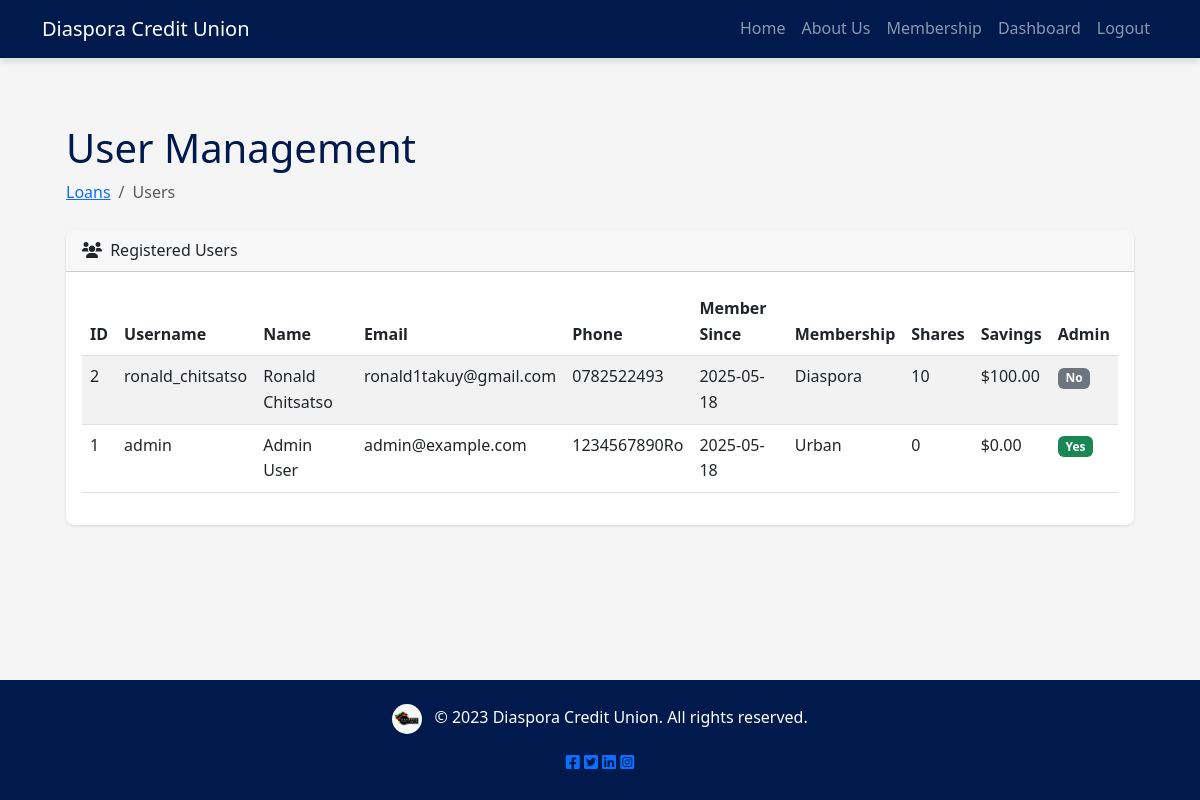
The app's page /admin/users (signed in) with its own data.
### models.py (models this page shows)
class User(db.Model, UserMixin):
    id = db.Column(db.Integer, primary_key=True)
    username = db.Column(db.String(50), unique=True, nullable=False)  # Required
    first_name = db.Column(db.String(50), nullable=False)
    last_name = db.Column(db.String(50), nullable=False)
    email = db.Column(db.String(100), unique=True, nullable=False)
    phone = db.Column(db.String(20), nullable=False)
    password = db.Column(db.String(128), nullable=False)
    membership_type = db.Column(db.String(50), nullable=False)
    member_since = db.Column(db.DateTime, default=datetime.utcnow)
    is_admin = db.Column(db.Boolean, default=False)
    shares = db.Column(db.Integer, default=0)
    monthly_deposit = db.Column(db.Float, default=0.0)
    savings_balance = db.Column(db.Float, default=0.0)

### app.py (the view)
@app.route('/admin/users')
@login_required
def admin_users():
    if not current_user.is_admin:
        abort(403)  # Forbidden if not admin
    users = User.query.order_by(User.member_since.desc()).all()
    return render_template('admin/users.html', users=users)

### app.py (called while the page is built)
@login_manager.user_loader
def load_user(user_id):
    return User.query.get(int(user_id))

### templates/admin/users.html (shortened to what this page needs)
{% extends "base.html" %}
{% block content %}
<div class="container-fluid px-4">
    <h1 class="mt-4">User Management</h1>
    <ol class="breadcrumb mb-4">
        <li class="breadcrumb-item"><a href="{{ url_for('admin_loans') }}">Loans</a></li>
        <li class="breadcrumb-item active">Users</li>
    </ol>
    <div class="card mb-4">
        <div class="card-header">
            <i class="fas fa-users me-1"></i>
            Registered Users
        </div>
        <div class="card-body">
            <table class="table table-striped table-hover" id="usersTable">
                <thead>
                    <tr>
                        <th>ID</th>
                        <th>Username</th>
                        <th>Name</th>
                        <th>Email</th>
                        <th>Phone</th>
                        <th>Member Since</th>
                        <th>Membership</th>
                        <th>Shares</th>
                        <th>Savings</th>
                        <th>Admin</th>
                    </tr>
                </thead>
                <tbody>
                    {% for user in users %}
                    <tr>
                        <td>{{ user.id }}</td>
                        <td>{{ user.username }}</td>
                        <td>{{ user.first_name }} {{ user.last_name }}</td>
                        <td>{{ user.email }}</td>
                        <td>{{ user.phone }}</td>
                        <td>{{ user.member_since.strftime('%Y-%m-%d') }}</td>
                        <td>{{ user.membership_type|title }}</td>
                        <td>{{ user.shares }}</td>
                        <td>${{ "%.2f"|format(user.savings_balance) }}</td>
                        <td>
                            {% if user.is_admin %}
                            <span class="badge bg-success">Yes</span>
                            {% else %}
                            <span class="badge bg-secondary">No</span>
                            {% endif %}
                        </td>
                    </tr>
                    {% endfor %}
                </tbody>
            </table>
        </div>
    </div>
</div>
{% endblock %}

### templates/base.html (style rules this page uses)
:root { --primary-color: #001A4D; --secondary-color: #e67e22; --light-color: #f5f5f5; --dark-color: #333; --shadow-sm: 0 1px 3px rgba(0,0,0,0.12); --shadow-md: 0 4px 6px rgba(0,0,0,0.1); --shadow-lg: 0 10px 15px rgba(0,0,0,0.1); --transition-base: all 0.25s cubic-bezier(0.4, 0, 0.2, 1); }
body { font-family: 'Segoe UI', system-ui, -apple-system, sans-serif; line-height: 1.6; color: var(--primary-color); padding-top: 56px; background-color: var(--light-color); display: flex; flex-direction: column; min-height: 100vh; }
.card { transition: var(--transition-base); margin-bottom: 1.5rem; border: none; border-radius: 0.5rem; overflow: hidden; box-shadow: var(--shadow-sm); }

### records on screen
User: id "2", username "ronald_chitsatso", first_name "Ronald", last_name "Chitsatso", email "ronald1takuy@gmail.com", phone "0782522493", member_since "2025-05-18", membership_type "Diaspora", shares "10", savings_balance "100.00", is_admin "No"
User: id "1", username "admin", first_name "Admin", last_name "User", email "admin@example.com", phone "1234567890Ro", member_since "2025-05-18", membership_type "Urban", shares "0", savings_balance "0.00", is_admin "Yes"
